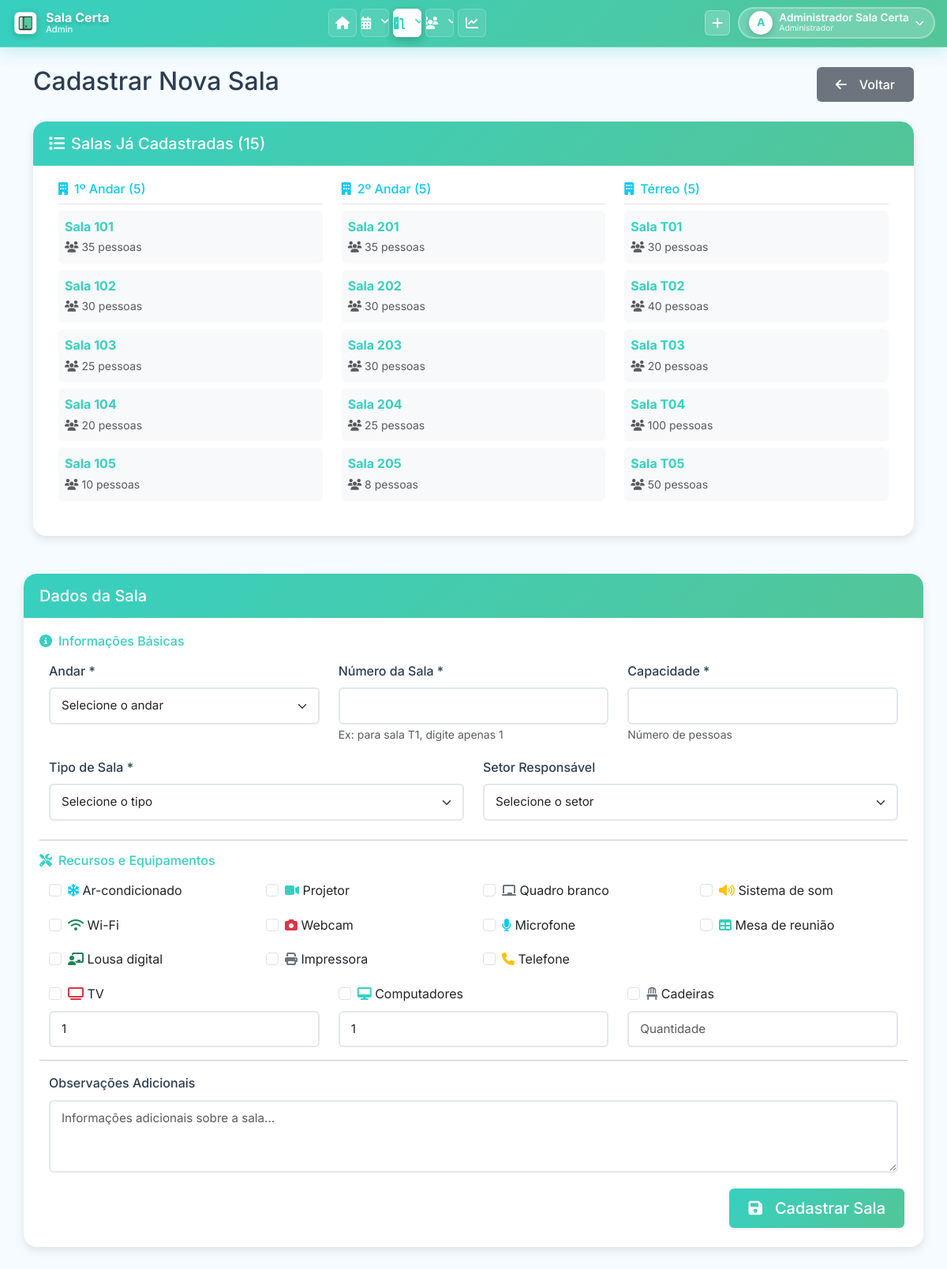
/pages/nova_sala.php (signed in), run on the app's committed database.
### tables this page shows
CREATE TABLE `SALA` (
    `SALA_ID` INT(11) NOT NULL AUTO_INCREMENT,
    `NUM_SALA` VARCHAR(50) NOT NULL COMMENT 'Número/código da sala (ex: 101, T01, LAB-01)',
    `QTD_PESSOAS` INT(11) NOT NULL DEFAULT 0 COMMENT 'Capacidade máxima de pessoas',
    `DESCRICAO` TEXT DEFAULT NULL COMMENT 'Descrição da sala e recursos disponíveis',
    `TIPO_SALA` VARCHAR(100) DEFAULT '' COMMENT 'Tipo: Sala de Aula, Laboratório, Auditório, Sala de Reunião, Biblioteca',
    `SETOR_RESPONSAVEL` VARCHAR(255) DEFAULT '' COMMENT 'Setor responsável pela sala',
    PRIMARY KEY (`SALA_ID`),
    UNIQUE KEY `uk_num_sala` (`NUM_SALA`)
);

### classes/Sala.php (called while the page is built, shortened)
<?php
class Sala {
    public static function listarTodas() {
        $conn = Conexao::getConn();
        $sql = "SELECT * FROM SALA ORDER BY NUM_SALA";
        $stmt = $conn->prepare($sql);
        $stmt->execute();
        return $stmt->fetchAll();
    }
}

### pages/nova_sala.php (the view, shortened to what this page needs)
<?php
require_once '../classes/Sala.php';
$salasExistentes = Sala::listarTodas();
$salasPorAndar = [];
foreach ($salasExistentes as $sala) {
    $numSala = $sala['NUM_SALA'];
    if (strpos($numSala, 'T') === 0) {
        $andar = 'Térreo';
    } else if (strpos($numSala, '1') === 0) {
        $andar = '1º Andar';
    } else if (strpos($numSala, '2') === 0) {
        $andar = '2º Andar';
    } else {
        $andar = 'Outros';
    }
    if (!isset($salasPorAndar[$andar])) {
        $salasPorAndar[$andar] = [];
    }
    $salasPorAndar[$andar][] = $sala;
}
include '../includes/header.php';
?>
<div class="row">
    <div class="col-md-12">
        <div class="d-flex justify-content-between align-items-center mb-4">
            <h2>Cadastrar Nova Sala</h2>
            <a href="salas.php" class="btn btn-secondary">
                <i class="fas fa-arrow-left me-2"></i>Voltar
            </a>
        </div>
    </div>
</div>
<?php if (count($salasExistentes) > 0): ?>
<div class="row mb-4">
    <div class="col-md-12">
        <div class="card">
            <div class="card-header bg-info text-white">
                <h5 class="card-title mb-0">
                    <i class="fas fa-list me-2"></i>Salas Já Cadastradas (<?php echo count($salasExistentes); ?>)
                </h5>
            </div>
            <div class="card-body">
                <div class="row">
                    <?php foreach ($salasPorAndar as $andar => $salas): ?>
                    <div class="col-md-4 mb-3">
                        <h6 class="text-info border-bottom pb-2">
                            <i class="fas fa-building me-2"></i><?php echo $andar; ?> (<?php echo count($salas); ?>)
                        </h6>
                        <?php foreach ($salas as $sala): ?>
                        <div class="d-flex justify-content-between align-items-center mb-2 p-2 bg-light rounded">
                            <div>
                                <strong class="text-primary">Sala <?php echo $sala['NUM_SALA']; ?></strong>
                                <br>
                                <small class="text-muted">
                                    <i class="fas fa-users"></i> <?php echo $sala['QTD_PESSOAS']; ?> pessoas
                                </small>
                            </div>
                        </div>
                        <?php endforeach; ?>
                    </div>
                    <?php endforeach; ?>
                </div>
            </div>
        </div>
    </div>
</div>
<?php endif; ?>
<div class="card">
    <div class="card-header">
        <h5 class="card-title mb-0">Dados da Sala</h5>
    </div>
    <div class="card-body">
        <form method="post" class="needs-validation" novalidate>
            <h6 class="text-primary mb-3"><i class="fas fa-info-circle me-2"></i>Informações Básicas</h6>
            <div class="row mb-3">
                <div class="col-md-4">
                    <label for="andar" class="form-label">Andar *</label>
                    <select class="form-select" id="andar" name="andar" required>
                        <option value="">Selecione o andar</option>
                    </select>
                </div>
                <div class="col-md-4">
                    <label for="numero_sala" class="form-label">Número da Sala *</label>
                    <input type="number" class="form-control" id="numero_sala" name="numero_sala" required min="1">
                    <small class="text-muted">Ex: para sala T1, digite apenas 1</small>
                </div>
                <div class="col-md-4">
                    <label for="qtd_pessoas" class="form-label">Capacidade *</label>
                    <input type="number" class="form-control" id="qtd_pessoas" name="qtd_pessoas" required min="1">
                    <small class="text-muted">Número de pessoas</small>
                </div>
            </div>
            <div class="row mb-4">
                <div class="col-md-6">
                    <label for="tipo_sala" class="form-label">Tipo de Sala *</label>
                    <select class="form-select" id="tipo_sala" name="tipo_sala" required>
                        <option value="">Selecione o tipo</option>
                    </select>
                </div>
                <div class="col-md-6">
                    <label for="setor_responsavel" class="form-label">Setor Responsável</label>
                    <select class="form-select" id="setor_responsavel" name="setor_responsavel">
                        <option value="">Selecione o setor</option>
                    </select>
                </div>
            </div>
            <hr>
            <h6 class="text-primary mb-3"><i class="fas fa-tools me-2"></i>Recursos e Equipamentos</h6>
            <div class="row mb-3">
                <div class="col-md-3">
                    <div class="form-check">
                        <input class="form-check-input" type="checkbox" id="ar_condicionado" name="ar_condicionado">
                        <label class="form-check-label" for="ar_condicionado">
                            <i class="fas fa-snowflake text-info"></i> Ar-condicionado
                        </label>
                    </div>
                </div>
                <div class="col-md-3">
                    <div class="form-check">
                        <input class="form-check-input" type="checkbox" id="projetor" name="projetor">
                        <label class="form-check-label" for="projetor">
                            <i class="fas fa-video text-primary"></i> Projetor
                        </label>
                    </div>
                </div>
                <div class="col-md-3">
                    <div class="form-check">
                        <input class="form-check-input" type="checkbox" id="quadro_branco" name="quadro_branco">
                        <label class="form-check-label" for="quadro_branco">
                            <i class="fas fa-chalkboard text-secondary"></i> Quadro branco
                        </label>
                    </div>
                </div>
                <div class="col-md-3">
                    <div class="form-check">
                        <input class="form-check-input" type="checkbox" id="som" name="som">
                        <label class="form-check-label" for="som">
                            <i class="fas fa-volume-up text-warning"></i> Sistema de som
                        </label>
                    </div>
                </div>
            </div>
            <div class="row mb-3">
                <div class="col-md-3">
                    <div class="form-check">
                        <input class="form-check-input" type="checkbox" id="wifi" name="wifi">
                        <label class="form-check-label" for="wifi">
                            <i class="fas fa-wifi text-success"></i> Wi-Fi
                        </label>
                    </div>
                </div>
                <div class="col-md-3">
                    <div class="form-check">
                        <input class="form-check-input" type="checkbox" id="webcam" name="webcam">
                        <label class="form-check-label" for="webcam">
                            <i class="fas fa-camera text-danger"></i> Webcam
                        </label>
                    </div>
                </div>
                <div class="col-md-3">
                    <div class="form-check">
                        <input class="form-check-input" type="checkbox" id="microfone" name="microfone">
                        <label class="form-check-label" for="microfone">
                            <i class="fas fa-microphone text-info"></i> Microfone
                        </label>
                    </div>
                </div>
                <div class="col-md-3">
                    <div class="form-check">
                        <input class="form-check-input" type="checkbox" id="mesa_reuniao" name="mesa_reuniao">
                        <label class="form-check-label" for="mesa_reuniao">
                            <i class="fas fa-table text-primary"></i> Mesa de reunião
                        </label>
                    </div>
                </div>
            </div>
            <div class="row mb-3">
                <div class="col-md-3">
                    <div class="form-check">
                        <input class="form-check-input" type="checkbox" id="lousa_digital" name="lousa_digital">
                        <label class="form-check-label" for="lousa_digital">
                            <i class="fas fa-chalkboard-teacher text-success"></i> Lousa digital
                        </label>
                    </div>
                </div>
                <div class="col-md-3">
                    <div class="form-check">
                        <input class="form-check-input" type="checkbox" id="impressora" name="impressora">
                        <label class="form-check-label" for="impressora">
                            <i class="fas fa-print text-secondary"></i> Impressora
                        </label>
                    </div>
                </div>
                <div class="col-md-3">
                    <div class="form-check">
                        <input class="form-check-input" type="checkbox" id="telefone" name="telefone">
                        <label class="form-check-label" for="telefone">
                            <i class="fas fa-phone text-warning"></i> Telefone
                        </label>
                    </div>
                </div>
            </div>
            <div class="row mb-3">
                <div class="col-md-4">
                    <div class="form-check mb-2">
                        <input class="form-check-input" type="checkbox" id="tv" name="tv">
                        <label class="form-check-label" for="tv">
                            <i class="fas fa-tv text-danger"></i> TV
                        </label>
                    </div>
                    <input type="number" class="form-control form-control-sm" id="qtd_tv" name="qtd_tv" placeholder="Quantidade" min="1" value="1">
                </div>
                <div class="col-md-4">
                    <div class="form-check mb-2">
                        <input class="form-check-input" type="checkbox" id="computadores" name="computadores">
                        <label class="form-check-label" for="computadores">
                            <i class="fas fa-desktop text-primary"></i> Computadores
                        </label>
                    </div>
                    <input type="number" class="form-control form-control-sm" id="qtd_computadores" name="qtd_computadores" placeholder="Quantidade" min="1" value="1">
                </div>
                <div class="col-md-4">
                    <div class="form-check mb-2">
                        <input class="form-check-input" type="checkbox" id="cadeiras" name="cadeiras">
                        <label class="form-check-label" for="cadeiras">
                            <i class="fas fa-chair text-secondary"></i> Cadeiras
                        </label>
                    </div>
                    <input type="number" class="form-control form-control-sm" id="qtd_cadeiras" name="qtd_cadeiras" placeholder="Quantidade" min="1">
                </div>
            </div>
            <hr>
            <div class="row mb-3">
                <div class="col-md-12">
                    <label for="observacoes" class="form-label">Observações Adicionais</label>
                    <textarea class="form-control" id="observacoes" name="observacoes" rows="3" placeholder="Informações adicionais sobre a sala..."></textarea>
                </div>
            </div>
            <div class="d-grid gap-2 d-md-flex justify-content-md-end">
                <button type="submit" class="btn btn-primary btn-lg">
                    <i class="fas fa-save me-2"></i>Cadastrar Sala
                </button>
            </div>
        </form>
    </div>
</div>
<?php include '../includes/footer.php'; ?>

### assets/css/style.css (style rules this page uses)
:root { --primary: #37D0C0; --primary-dark: #2bb8a8; --primary-light: #53C598; --secondary: #B3E2D0; --accent: #e40b0b; --bg-light: #F5FBFF; --bg-white: #ffffff; --text-dark: #2c3e50; --text-light: #7f8c8d; --text-white: #ffffff; --border-color: #e1e8ed; --shadow-sm: 0 2px 4px rgba(0, 0, 0, 0.05); --shadow-md: 0 4px 12px rgba(0, 0, 0, 0.1); --shadow-lg: 0 8px 24px rgba(0, 0, 0, 0.12); --shadow-xl: 0 12px 40px rgba(0, 0, 0, 0.15); --transition: all 0.3s cubic-bezier(0.4, 0, 0.2, 1); --radius-sm: 6px; --radius-md: 10px; --radius-lg: 16px; }
* { margin: 0; padding: 0; box-sizing: border-box; }
body { font-family: 'Inter', 'Segoe UI', Tahoma, Geneva, Verdana, sans-serif; background-color: var(--bg-light); color: var(--text-dark); line-height: 1.6; overflow-x: hidden; }
.card { border: none; border-radius: var(--radius-lg); box-shadow: var(--shadow-md); margin-bottom: 24px; transition: var(--transition); overflow: hidden; background: var(--bg-white); animation: fadeIn 0.5s ease-out; }
.card-header { background: linear-gradient(135deg, var(--primary), var(--primary-light)); color: var(--text-white); border: none; padding: 18px 24px; font-weight: 600; font-size: 1.1rem; border-radius: var(--radius-lg) var(--radius-lg) 0 0 !important; }
.card-body { padding: 24px; }
.btn { border-radius: var(--radius-sm); padding: 10px 24px; font-weight: 500; transition: var(--transition); border: none; display: inline-flex; align-items: center; gap: 8px; }
.btn-primary { background: linear-gradient(135deg, var(--primary), var(--primary-light)); color: var(--text-white); box-shadow: var(--shadow-sm); }
.btn-secondary { background: #6c757d; color: var(--text-white); }
.form-control, .form-select { border: 2px solid var(--border-color); border-radius: var(--radius-sm); padding: 10px 14px; transition: var(--transition); font-size: 0.95rem; }
.form-label { font-weight: 500; color: var(--text-dark); margin-bottom: 8px; }
.text-primary { color: var(--primary) !important; }
html { scroll-behavior: smooth; }

### assets/css/global.css (style rules this page uses)
body { padding: 0 !important; margin: 0 !important; }
.card, .alert, .table-responsive, .row { margin-left: 0 !important; margin-right: 0 !important; }
.row { margin-left: 0; margin-right: 0; }
.col, [class*="col-"] { padding-left: calc(var(--bs-gutter-x) * .5); padding-right: calc(var(--bs-gutter-x) * .5); }
html { scroll-behavior: smooth; }
body { overflow-x: hidden; }
.mb-4 { margin-bottom: 1.5rem !important; }
.card-body { padding: 1.25rem !important; }
.card-header { padding: 1rem 1.25rem !important; }
.btn { margin: 0.25rem; }
.btn-group .btn, .d-flex .btn { margin: 0; }
* { box-sizing: border-box; }

### data on the page
sala: NUM_SALA "101", QTD_PESSOAS "35"
sala: NUM_SALA "102", QTD_PESSOAS "30"
sala: NUM_SALA "103", QTD_PESSOAS "25"
sala: NUM_SALA "104", QTD_PESSOAS "20"
sala: NUM_SALA "105", QTD_PESSOAS "10"
sala: NUM_SALA "201", QTD_PESSOAS "35"
sala: NUM_SALA "202", QTD_PESSOAS "30"
sala: NUM_SALA "203", QTD_PESSOAS "30"
sala: NUM_SALA "204", QTD_PESSOAS "25"
sala: NUM_SALA "205", QTD_PESSOAS "8"
sala: NUM_SALA "Térreo", count($salas) "5", NUM_SALA "T05", QTD_PESSOAS "50"
sala: NUM_SALA "T01", QTD_PESSOAS "30"
sala: NUM_SALA "T02", QTD_PESSOAS "40"
sala: NUM_SALA "T03", QTD_PESSOAS "20"
sala: NUM_SALA "T04", QTD_PESSOAS "100"

### other printed values
substr($_SESSION['usuario_nome'], 0, 1) "A"
$_SESSION['usuario_nome'] "Administrador Sala Certa"
count($salasExistentes) "15"
$andar "1º Andar"
count($salas) "5"
$andar "2º Andar"
